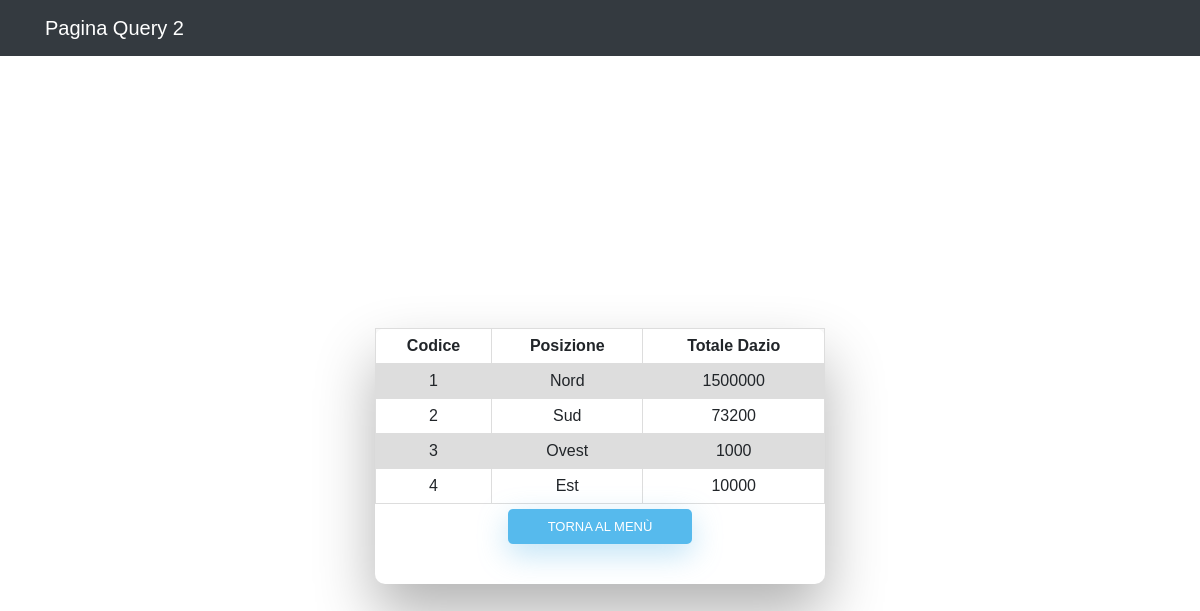
The page /Query/Query2.php on the database its author committed.
### tables this page shows
CREATE TABLE Punto_Controllo(
	Codice int(11) NOT NULL AUTO_INCREMENT,
	Posizione varchar(20) NOT NULL,
	PRIMARY KEY (Codice)
);

### Query/Query2.php (the view, shortened to what this page needs)
<html>
	<head>
	</head>
	<body>
		<link href="//maxcdn.bootstrapcdn.com/bootstrap/4.0.0/css/bootstrap.min.css" rel="stylesheet" id="bootstrap-css">
		<link rel="stylesheet" type="text/css" href="style.css">
		<nav class="navbar navbar-expand-lg navbar-dark bg-dark static-top">
			<div class="container">
                <a class="navbar-brand" href="index.php">Pagina Query 2</a>
			</div>
		</nav>
		<div class="wrapper fadeInDown">
			<div id="formContent2">
                <?php
                    $connect = mysqli_connect("localhost", "root", "", "esame2013");
					$query = "	SELECT Punto_Controllo.*, SUM(Controllo.Dazio) AS Totale_Dazio
								FROM Punto_Controllo
								INNER JOIN Controllo
								ON Punto_Controllo.Codice=Controllo.Codice_Punto
								GROUP BY Punto_Controllo.Codice
                              ";
					$result = mysqli_query($connect, $query);
					echo "<table>";
					echo "<tr>
                              <th>Codice          </th>
                              <th>Posizione          </th>
                              <th>Totale Dazio          </th>
						  </tr>";
					while($search = mysqli_fetch_array($result))
					{
						print "<tr>" . "<td>$search[Codice]</td>" . "<td>$search[Posizione]</td>" . "<td>$search[Totale_Dazio]</td></tr>";
					}
					echo "</table>";
                ?>
                <center>
                    <button type="button" onclick="window.location.href='../index.php'">Torna al Menù</button>
                </center>
			</div>
		</div>
	</body>
</html>

### Query/style.css (style rules this page uses)
html { background-color: #56baed; }
body { font-family: "Poppins", sans-serif; height: 100vh; }
a { color: #92badd; display:inline-block; text-decoration: none; font-weight: 400; }
.wrapper { display: flex; align-items: center; flex-direction: column; justify-content: center; width: 100%; min-height: 100%; padding: 20px; }
#formContent2 { -webkit-border-radius: 10px 10px 10px 10px; border-radius: 10px 10px 10px 10px; background: #fff; padding: 30px; width: 90%; max-width: 450px; position: relative; padding: 0px; -webkit-box-shadow: 0 30px 60px 0 rgba(0,0,0,0.3); box-shadow: 0 30px 60px 0 rgba(0,0,0,0.3); text-align: center; }
button[type=button] { background-color: #56baed; border: none; color: white; padding: 7.5px 40px; text-align: center; text-decoration: none; display: inline-block; text-transform: uppercase; font-size: 13px; -webkit-box-shadow: 0 10px 30px 0 rgba(95,186,233,0.4); box-shadow: 0 10px 30px 0 rgba(95,186,233,0.4); -webkit-border-radius: 5px 5px 5px 5px; border-radius: 5px 5px 5px 5px; margin: 5px 20px 40px 20px; -webkit-transition: all 0.3s ease-in-out; -moz-transition: all 0.3s ease-in-out; -ms-transition: all 0.3s ease-in-out; -o-transition: all 0.3s ease-in-out; transition: all 0.3s ease-in-out; }
.fadeInDown { -webkit-animation-name: fadeInDown; animation-name: fadeInDown; -webkit-animation-duration: 1s; animation-duration: 1s; -webkit-animation-fill-mode: both; animation-fill-mode: both; }
table { text-align: center; font-family: arial, sans-serif; border-collapse: collapse; width: 100%; }
td, th, tr { text-align: center; border: 1px solid #dddddd; padding: 8px; }
tr:nth-child(even) { text-align: center; background-color: #dddddd; }

### rows shown on the page
punto_controllo: Codice "1", Posizione "Nord", search "1500000"
punto_controllo: Codice "2", Posizione "Sud", search "73200"
punto_controllo: Codice "3", Posizione "Ovest", search "1000"
punto_controllo: Codice "4", Posizione "Est", search "10000"
